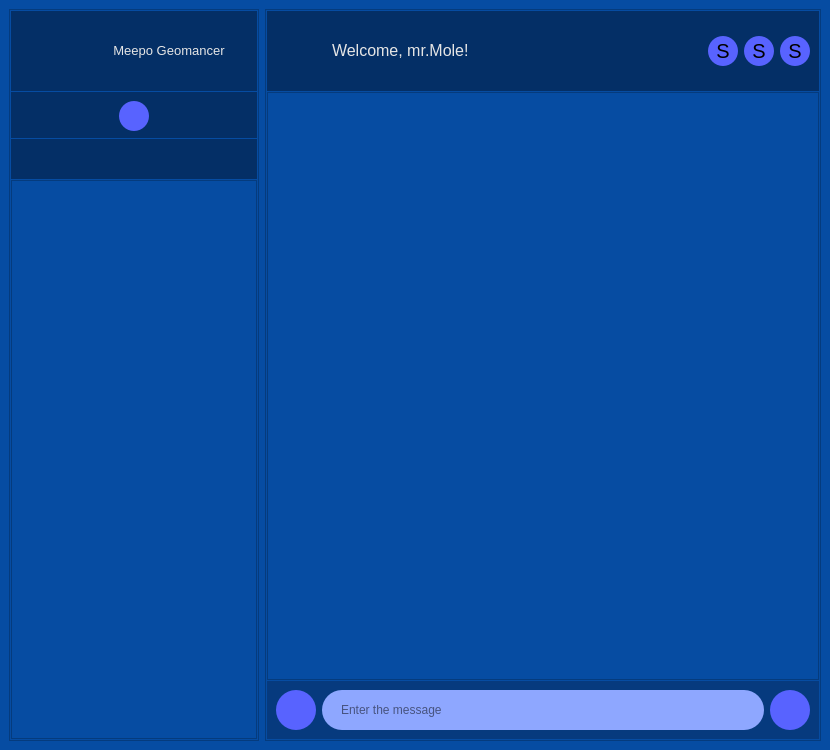
<?xml version="1.0" encoding="UTF-8"?>
<ui version="4.0">
 <class>MoleChat</class>
 <widget class="QMainWindow" name="MoleChat">
  <property name="geometry">
   <rect>
    <x>0</x>
    <y>0</y>
    <width>830</width>
    <height>750</height>
   </rect>
  </property>
  <property name="windowTitle">
   <string>MainWindow</string>
  </property>
  <property name="styleSheet">
   <string notr="true">background-color: rgb(110, 116, 117);</string>
  </property>
  <widget class="QWidget" name="centralwidget">
   <property name="styleSheet">
    <string notr="true">QWidget {
	background-color: rgb(6, 76, 162);
}</string>
   </property>
   <layout class="QHBoxLayout" name="horizontalLayout">
    <item>
     <widget class="QFrame" name="left_frame">
      <property name="minimumSize">
       <size>
        <width>250</width>
        <height>0</height>
       </size>
      </property>
      <property name="maximumSize">
       <size>
        <width>250</width>
        <height>16777215</height>
       </size>
      </property>
      <property name="styleSheet">
       <string notr="true">QFrame {
	background-color: rgb(6, 76, 162);
}

/*VERTICAL SCROLLBAR*/
QScrollBar:vertical{
	border: none;
	background-color: rgb(0, 0, 102);
	width: 14px;
	margin: 15px 0 15px 0;
	border-radius: 0px;
}

/*HANDLE BAR*/
QScrollBar::handle:vertical{
	background-color: rgb(0, 0, 166);
	min-height: 30px;
	border-radius: 7px;
}

QScrollBar::handle:vertical:hover{
	background-color: rgb(122, 115, 199);
}

QScrollBar::handle:vertical:pressed{
	background-color: rgb(159, 155, 204);
}

/*BTN TOP SCROLLBAR*/
QScrollBar::sub-line:vertical{
	border: none;
	background-color: rgb(0, 0, 102);
	height: 15px;
	border-top-left-radius: 7px;
	border-top-right-radius: 7px;
	subcontrol-position: top;
	subcontrol-origin: margin;
}

QScrollBar::sub-line:vertical:hover{
	background-color: rgb(122, 115, 199);
}

QScrollBar::sub-line:vertical:pressed{
	background-color: rgb(159, 155, 204);
}

/*BTN BOTTOM SCROLLBAR*/
QScrollBar::add-line:vertical{
	border: none;
	background-color: rgb(0, 0, 102);
	height: 15px;
	border-bottom-left-radius: 7px;
	border-bottom-right-radius: 7px;
	subcontrol-position: bottom;
	subcontrol-origin: margin;
}

QScrollBar::add-line:vertical:hover{
	background-color: rgb(122, 115, 199);
}

QScrollBar::add-line:vertical:pressed{
	background-color: rgb(159, 155, 204);
}

/*RESET ARROW*/
QScrollBar::up-arrow::vertical, QScrollBar::down-arrow:vertical{
	background: none;
}

QScrollBar::add-page:vertical, QScrollBar::sub-page:vertical{
	background: none;
}</string>
      </property>
      <property name="frameShape">
       <enum>QFrame::StyledPanel</enum>
      </property>
      <property name="frameShadow">
       <enum>QFrame::Raised</enum>
      </property>
      <layout class="QVBoxLayout" name="verticalLayout">
       <property name="spacing">
        <number>1</number>
       </property>
       <property name="leftMargin">
        <number>1</number>
       </property>
       <property name="topMargin">
        <number>1</number>
       </property>
       <property name="rightMargin">
        <number>1</number>
       </property>
       <property name="bottomMargin">
        <number>1</number>
       </property>
       <item>
        <widget class="QWidget" name="user_info_area" native="true">
         <property name="minimumSize">
          <size>
           <width>0</width>
           <height>80</height>
          </size>
         </property>
         <property name="maximumSize">
          <size>
           <width>16777215</width>
           <height>80</height>
          </size>
         </property>
         <property name="styleSheet">
          <string notr="true">background-color: rgb(4, 47, 102);</string>
         </property>
         <layout class="QHBoxLayout" name="horizontalLayout_2">
          <item>
           <widget class="QLabel" name="label">
            <property name="minimumSize">
             <size>
              <width>64</width>
              <height>64</height>
             </size>
            </property>
            <property name="maximumSize">
             <size>
              <width>64</width>
              <height>64</height>
             </size>
            </property>
            <property name="styleSheet">
             <string notr="true"/>
            </property>
            <property name="text">
             <string>&lt;html&gt;&lt;head/&gt;&lt;body&gt;&lt;p&gt;&lt;img src=&quot;:/Logo/ava_mole.gif&quot;/&gt;&lt;/p&gt;&lt;/body&gt;&lt;/html&gt;</string>
            </property>
            <property name="pixmap">
             <pixmap>../../../../Downloads/ava_mole.gif</pixmap>
            </property>
            <property name="scaledContents">
             <bool>true</bool>
            </property>
            <property name="wordWrap">
             <bool>false</bool>
            </property>
            <property name="margin">
             <number>0</number>
            </property>
           </widget>
          </item>
          <item>
           <widget class="QLabel" name="label_2">
            <property name="styleSheet">
             <string notr="true">color: rgb(229, 229, 229)</string>
            </property>
            <property name="text">
             <string>&lt;html&gt;&lt;head/&gt;&lt;body&gt;&lt;p align=&quot;center&quot;&gt;&lt;span style=&quot; font-size:10pt;&quot;&gt;Meepo Geomancer&lt;/span&gt;&lt;/p&gt;&lt;/body&gt;&lt;/html&gt;</string>
            </property>
           </widget>
          </item>
         </layout>
        </widget>
       </item>
       <item>
        <widget class="QWidget" name="user_other_area" native="true">
         <property name="minimumSize">
          <size>
           <width>0</width>
           <height>46</height>
          </size>
         </property>
         <property name="maximumSize">
          <size>
           <width>16777215</width>
           <height>46</height>
          </size>
         </property>
         <property name="layoutDirection">
          <enum>Qt::LeftToRight</enum>
         </property>
         <property name="styleSheet">
          <string notr="true">background-color: rgb(4, 47, 102);</string>
         </property>
         <layout class="QHBoxLayout" name="horizontalLayout_5">
          <item>
           <widget class="QPushButton" name="control_button_1">
            <property name="minimumSize">
             <size>
              <width>30</width>
              <height>30</height>
             </size>
            </property>
            <property name="maximumSize">
             <size>
              <width>30</width>
              <height>30</height>
             </size>
            </property>
            <property name="styleSheet">
             <string notr="true">/*BUTTON Forma*/
QPushButton {
	background-color: rgb(88, 99, 255);
	border-top-left-radius: 15px;
	border-top-right-radius: 15px;
	border-bottom-left-radius: 15px;
	border-bottom-right-radius: 15px;
	font-size: 20px;
}

QPushButton:hover {
	background-color: rgb(122, 115, 199);
}

QPushButton:pressed {
	background-color: rgb(159, 155, 204);
}</string>
            </property>
           </widget>
          </item>
         </layout>
        </widget>
       </item>
       <item>
        <widget class="QWidget" name="user_other_area2" native="true">
         <property name="minimumSize">
          <size>
           <width>0</width>
           <height>40</height>
          </size>
         </property>
         <property name="maximumSize">
          <size>
           <width>16777215</width>
           <height>40</height>
          </size>
         </property>
         <property name="styleSheet">
          <string notr="true">background-color: rgb(4, 47, 102);</string>
         </property>
        </widget>
       </item>
       <item>
        <widget class="QScrollArea" name="chat_list_area">
         <property name="styleSheet">
          <string notr="true"/>
         </property>
         <property name="widgetResizable">
          <bool>true</bool>
         </property>
         <widget class="QWidget" name="scrollAreaWidgetContents">
          <property name="geometry">
           <rect>
            <x>0</x>
            <y>0</y>
            <width>244</width>
            <height>557</height>
           </rect>
          </property>
          <layout class="QVBoxLayout" name="verticalLayout_3">
           <item>
            <widget class="QListWidget" name="chat_list">
             <property name="styleSheet">
              <string notr="true">QListWidget{
	font: 22px;
	border: none;
}</string>
             </property>
            </widget>
           </item>
          </layout>
         </widget>
        </widget>
       </item>
      </layout>
     </widget>
    </item>
    <item>
     <widget class="QFrame" name="right_frame">
      <property name="styleSheet">
       <string notr="true">QFrame {
	background-color: rgb(6, 76, 162);
}

QScrollBar:vertical{
	border: none;
	background-color: rgb(0, 0, 102);
	width: 14px;
	margin: 15px 0 15px 0;
	border-radius: 0px;
}


QScrollBar::handle:vertical{
	background-color: rgb(0, 0, 166);
	min-height: 30px;
	border-radius: 7px;
}

QScrollBar::handle:vertical:hover{
	background-color: rgb(122, 115, 199);
}

QScrollBar::handle:vertical:pressed{
	background-color: rgb(159, 155, 204);
}


QScrollBar::sub-line:vertical{
	border: none;
	background-color: rgb(0, 0, 102);
	height: 15px;
	border-top-left-radius: 7px;
	border-top-right-radius: 7px;
	subcontrol-position: top;
	subcontrol-origin: margin;
}

QScrollBar::sub-line:vertical:hover{
	background-color: rgb(122, 115, 199);
}

QScrollBar::sub-line:vertical:pressed{
	background-color: rgb(159, 155, 204);
}


QScrollBar::add-line:vertical{
	border: none;
	background-color: rgb(0, 0, 102);
	height: 15px;
	border-bottom-left-radius: 7px;
	border-bottom-right-radius: 7px;
	subcontrol-position: bottom;
	subcontrol-origin: margin;
}

QScrollBar::add-line:vertical:hover{
	background-color: rgb(122, 115, 199);
}

QScrollBar::add-line:vertical:pressed{
	background-color: rgb(159, 155, 204);
}


QScrollBar::up-arrow::vertical, QScrollBar::down-arrow:vertical{
	background: none;
}

QScrollBar::add-page:vertical, QScrollBar::sub-page:vertical{
	background: none;
}</string>
      </property>
      <property name="frameShape">
       <enum>QFrame::StyledPanel</enum>
      </property>
      <property name="frameShadow">
       <enum>QFrame::Raised</enum>
      </property>
      <layout class="QVBoxLayout" name="verticalLayout_2">
       <property name="spacing">
        <number>1</number>
       </property>
       <property name="leftMargin">
        <number>1</number>
       </property>
       <property name="topMargin">
        <number>1</number>
       </property>
       <property name="rightMargin">
        <number>1</number>
       </property>
       <property name="bottomMargin">
        <number>1</number>
       </property>
       <item>
        <widget class="QWidget" name="chat_tittle_area" native="true">
         <property name="minimumSize">
          <size>
           <width>0</width>
           <height>80</height>
          </size>
         </property>
         <property name="maximumSize">
          <size>
           <width>16777215</width>
           <height>80</height>
          </size>
         </property>
         <property name="styleSheet">
          <string notr="true">background-color: rgb(4, 47, 102);</string>
         </property>
         <layout class="QHBoxLayout" name="horizontalLayout_3">
          <item>
           <widget class="QLabel" name="chat_ava">
            <property name="minimumSize">
             <size>
              <width>0</width>
              <height>50</height>
             </size>
            </property>
            <property name="maximumSize">
             <size>
              <width>50</width>
              <height>50</height>
             </size>
            </property>
            <property name="styleSheet">
             <string notr="true"/>
            </property>
            <property name="text">
             <string/>
            </property>
            <property name="pixmap">
             <pixmap>../../../../Downloads/1024px-Close-up_of_mole.jpg</pixmap>
            </property>
            <property name="scaledContents">
             <bool>true</bool>
            </property>
            <property name="openExternalLinks">
             <bool>false</bool>
            </property>
           </widget>
          </item>
          <item>
           <widget class="QLabel" name="chat_name">
            <property name="styleSheet">
             <string notr="true">color: rgb(229, 229, 229)</string>
            </property>
            <property name="text">
             <string>&lt;html&gt;&lt;head/&gt;&lt;body&gt;&lt;p&gt;&lt;span style=&quot; font-size:12pt;&quot;&gt;Welcome, mr.Mole!&lt;/span&gt;&lt;/p&gt;&lt;/body&gt;&lt;/html&gt;</string>
            </property>
           </widget>
          </item>
          <item>
           <widget class="QPushButton" name="chat_button1">
            <property name="minimumSize">
             <size>
              <width>30</width>
              <height>30</height>
             </size>
            </property>
            <property name="maximumSize">
             <size>
              <width>30</width>
              <height>30</height>
             </size>
            </property>
            <property name="styleSheet">
             <string notr="true">/*BUTTON Forma*/
QPushButton {
	background-color: rgb(88, 99, 255);
	border-top-left-radius: 15px;
	border-top-right-radius: 15px;
	border-bottom-left-radius: 15px;
	border-bottom-right-radius: 15px;
	font-size: 20px;
}

QPushButton:hover {
	background-color: rgb(122, 115, 199);
}

QPushButton:pressed {
	background-color: rgb(159, 155, 204);
}</string>
            </property>
            <property name="text">
             <string>S</string>
            </property>
           </widget>
          </item>
          <item>
           <widget class="QPushButton" name="chat_button2">
            <property name="minimumSize">
             <size>
              <width>30</width>
              <height>30</height>
             </size>
            </property>
            <property name="maximumSize">
             <size>
              <width>30</width>
              <height>30</height>
             </size>
            </property>
            <property name="styleSheet">
             <string notr="true">/*BUTTON Forma*/
QPushButton {
	background-color: rgb(88, 99, 255);
	border-top-left-radius: 15px;
	border-top-right-radius: 15px;
	border-bottom-left-radius: 15px;
	border-bottom-right-radius: 15px;
	font-size: 20px;
}

QPushButton:hover {
	background-color: rgb(122, 115, 199);
}

QPushButton:pressed {
	background-color: rgb(159, 155, 204);
}</string>
            </property>
            <property name="text">
             <string>S</string>
            </property>
           </widget>
          </item>
          <item>
           <widget class="QPushButton" name="chat_button_3">
            <property name="minimumSize">
             <size>
              <width>30</width>
              <height>30</height>
             </size>
            </property>
            <property name="maximumSize">
             <size>
              <width>30</width>
              <height>30</height>
             </size>
            </property>
            <property name="styleSheet">
             <string notr="true">/*BUTTON Forma*/
QPushButton {
	background-color: rgb(88, 99, 255);
	border-top-left-radius: 15px;
	border-top-right-radius: 15px;
	border-bottom-left-radius: 15px;
	border-bottom-right-radius: 15px;
	font-size: 20px;
}

QPushButton:hover {
	background-color: rgb(122, 115, 199);
}

QPushButton:pressed {
	background-color: rgb(159, 155, 204);
}</string>
            </property>
            <property name="text">
             <string>S</string>
            </property>
           </widget>
          </item>
         </layout>
        </widget>
       </item>
       <item>
        <widget class="QScrollArea" name="chat_area">
         <property name="layoutDirection">
          <enum>Qt::LeftToRight</enum>
         </property>
         <property name="styleSheet">
          <string notr="true"/>
         </property>
         <property name="horizontalScrollBarPolicy">
          <enum>Qt::ScrollBarAlwaysOff</enum>
         </property>
         <property name="widgetResizable">
          <bool>true</bool>
         </property>
         <property name="alignment">
          <set>Qt::AlignBottom|Qt::AlignLeading|Qt::AlignLeft</set>
         </property>
         <widget class="QWidget" name="scrollAreaWidgetContents_2">
          <property name="geometry">
           <rect>
            <x>0</x>
            <y>0</y>
            <width>550</width>
            <height>586</height>
           </rect>
          </property>
          <layout class="QVBoxLayout" name="verticalLayout_4"/>
         </widget>
        </widget>
       </item>
       <item alignment="Qt::AlignBottom">
        <widget class="QWidget" name="chat_message_area" native="true">
         <property name="sizePolicy">
          <sizepolicy hsizetype="Preferred" vsizetype="Preferred">
           <horstretch>0</horstretch>
           <verstretch>0</verstretch>
          </sizepolicy>
         </property>
         <property name="minimumSize">
          <size>
           <width>0</width>
           <height>50</height>
          </size>
         </property>
         <property name="maximumSize">
          <size>
           <width>16777215</width>
           <height>16777215</height>
          </size>
         </property>
         <property name="styleSheet">
          <string notr="true">background-color: rgb(6, 58, 126);</string>
         </property>
         <layout class="QHBoxLayout" name="horizontalLayout_4">
          <property name="topMargin">
           <number>9</number>
          </property>
          <item alignment="Qt::AlignBottom">
           <widget class="QPushButton" name="gif_button">
            <property name="minimumSize">
             <size>
              <width>40</width>
              <height>40</height>
             </size>
            </property>
            <property name="maximumSize">
             <size>
              <width>40</width>
              <height>40</height>
             </size>
            </property>
            <property name="styleSheet">
             <string notr="true">/*BUTTON Forma*/
QPushButton {
	background-color: rgb(88, 99, 255);
	border-top-left-radius: 20px;
	border-top-right-radius: 20px;
	border-bottom-left-radius: 20px;
	border-bottom-right-radius: 20px;
	font-size: 30px;
}

QPushButton:hover {
	background-color: rgb(122, 115, 199);
}

QPushButton:pressed {
	background-color: rgb(159, 155, 204);
}</string>
            </property>
            <property name="text">
             <string/>
            </property>
           </widget>
          </item>
          <item>
           <widget class="QTextEdit" name="message_input">
            <property name="enabled">
             <bool>true</bool>
            </property>
            <property name="sizePolicy">
             <sizepolicy hsizetype="Expanding" vsizetype="Expanding">
              <horstretch>0</horstretch>
              <verstretch>0</verstretch>
             </sizepolicy>
            </property>
            <property name="minimumSize">
             <size>
              <width>0</width>
              <height>40</height>
             </size>
            </property>
            <property name="maximumSize">
             <size>
              <width>16777215</width>
              <height>40</height>
             </size>
            </property>
            <property name="font">
             <font>
              <pointsize>9</pointsize>
             </font>
            </property>
            <property name="styleSheet">
             <string notr="true">QTextEdit{
	background-color: rgb(142, 167, 255);
	border-top-left-radius: 20px;
	border-top-right-radius: 20px;
	border-bottom-left-radius: 20px;
	border-bottom-right-radius: 20px;
	padding: 9px 15px 9px;
}

/*HANDLE BAR*/
QScrollBar::handle:vertical{
	background-color: rgb(0, 0, 166);
	min-height: 30px;
	border-radius: 7px;
}

QScrollBar::handle:vertical:hover{
	background-color: rgb(122, 115, 199);
}

QScrollBar::handle:vertical:pressed{
	background-color: rgb(159, 155, 204);
}

/*BTN TOP SCROLLBAR*/
QScrollBar::sub-line:vertical{
	border: none;
	background-color: rgb(0, 0, 102);
	height: 15px;
	border-top-left-radius: 7px;
	border-top-right-radius: 7px;
	subcontrol-position: top;
	subcontrol-origin: margin;
}

QScrollBar::sub-line:vertical:hover{
	background-color: rgb(122, 115, 199);
}

QScrollBar::sub-line:vertical:pressed{
	background-color: rgb(159, 155, 204);
}

/*BTN BOTTOM SCROLLBAR*/
QScrollBar::add-line:vertical{
	border: none;
	background-color: rgb(0, 0, 102);
	height: 15px;
	border-bottom-left-radius: 7px;
	border-bottom-right-radius: 7px;
	subcontrol-position: bottom;
	subcontrol-origin: margin;
}

QScrollBar::add-line:vertical:hover{
	background-color: rgb(122, 115, 199);
}

QScrollBar::add-line:vertical:pressed{
	background-color: rgb(159, 155, 204);
}

/*RESET ARROW*/
QScrollBar::up-arrow::vertical, QScrollBar::down-arrow:vertical{
	background: none;
}

QScrollBar::add-page:vertical, QScrollBar::sub-page:vertical{
	background: none;
}</string>
            </property>
            <property name="sizeAdjustPolicy">
             <enum>QAbstractScrollArea::AdjustIgnored</enum>
            </property>
            <property name="placeholderText">
             <string>Enter the message</string>
            </property>
           </widget>
          </item>
          <item alignment="Qt::AlignBottom">
           <widget class="QPushButton" name="send_button">
            <property name="enabled">
             <bool>true</bool>
            </property>
            <property name="minimumSize">
             <size>
              <width>40</width>
              <height>40</height>
             </size>
            </property>
            <property name="maximumSize">
             <size>
              <width>40</width>
              <height>40</height>
             </size>
            </property>
            <property name="styleSheet">
             <string notr="true">/*BUTTON Forma*/
QPushButton {
	background-color: rgb(88, 99, 255);
	border-top-left-radius: 20px;
	border-top-right-radius: 20px;
	border-bottom-left-radius: 20px;
	border-bottom-right-radius: 20px;
	font-size: 30px;
}

QPushButton:hover {
	background-color: rgb(122, 115, 199);
}

QPushButton:pressed {
	background-color: rgb(159, 155, 204);
}</string>
            </property>
           </widget>
          </item>
         </layout>
        </widget>
       </item>
      </layout>
     </widget>
    </item>
   </layout>
  </widget>
 </widget>
 <resources>
  <include location="../../../../Downloads/logo.qrc"/>
 </resources>
 <connections/>
</ui>
